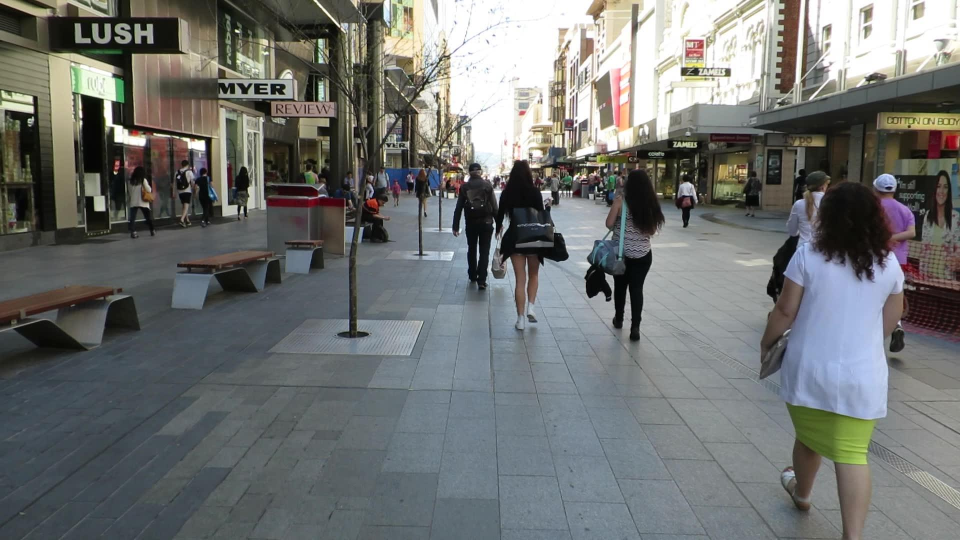
#> input picture test/STEP-ICCV21-07/000003.jpg, 1920 x 1080 px, found by its file name (shown at 1/2 size); its folder holds only this picture in this run
$ python svm_detection.py
#> lines starting #> are read from the running program, lines starting #| are printed output that depends on the picture; after the words box and inside, x2 and y2 are one past the last pixel; in counts of white or black regions, pixels touching at a corner belong together
### others/centroidtracker.py
# import the necessary packages
from scipy.spatial import distance as dist
from collections import OrderedDict
import numpy as np
class CentroidTracker():
	def __init__(self, maxDisappeared=50):

		#分配ID
		self.nextObjectID = 0
		#对象字典
		self.objects = OrderedDict()
		self.disappeared = OrderedDict()
		#达到最大连续帧数删除
		self.maxDisappeared = maxDisappeared

	#增加新的对象
	def register(self, bbx):
		self.objects[self.nextObjectID] = bbx
		self.disappeared[self.nextObjectID] = 0
		self.nextObjectID += 1

	#移除离开的对象
	def deregister(self, objectID):
		del self.objects[objectID]
		del self.disappeared[objectID]

	# [6 lines left out: function get_dist, not called in this run]


	def update1(self,rects):
		# 没有匹配的情况
		if len(rects) == 0:
			for objectID in list(self.disappeared.keys()):
				self.disappeared[objectID] += 1
				if self.disappeared[objectID] > self.maxDisappeared:
					self.deregister(objectID)

			return self.objects
		# load data
		inputbbx = np.array(rects)

		if len(self.objects) == 0:
			for i in range(0, len(inputbbx)):
				self.register(inputbbx[i])
		else:
			objectIDs = list(self.objects.keys())
			objectbbx = list(self.objects.values())
			Distance = dist.cdist(np.array(objectbbx), inputbbx)
			rows = Distance.min(axis=1).argsort()
			cols = Distance.argmin(axis=1)[rows]

			usedRows = set()
			usedCols = set()

			for (row, col) in zip(rows, cols):

				if row in usedRows or col in usedCols:
					continue

				objectID = objectIDs[row]

				dis=self.get_dist(inputbbx[col],self.objects[objectID])
				if (dis>40):
					print(dis)
					continue
				self.objects[objectID] = inputbbx[col]
				self.disappeared[objectID] = 0

				usedRows.add(row)
				usedCols.add(col)

			# 未处理的质心
			unusedRows = set(range(0, Distance.shape[0])).difference(usedRows)
			unusedCols = set(range(0, Distance.shape[1])).difference(usedCols)

			if Distance.shape[0] >= Distance.shape[1]:
				# loop over the unused row indexes
				for row in unusedRows:

					objectID = objectIDs[row]
					self.disappeared[objectID] += 1
					if self.disappeared[objectID] > self.maxDisappeared:
						self.deregister(objectID)

			else:
				for col in unusedCols:
					self.register(inputbbx[col])

		# return the set of trackable objects
		appeared=OrderedDict()
		for item in self.disappeared.items():
			if item[1]==0:
				appeared[item[0]]=self.objects[item[0]]
		return appeared


	#质心坐标
	# [75 lines left out: function update, not called in this run]

### others/svm_detection.py
import math
import cv2
import os
import numpy as np
import imutils
import matplotlib.pyplot as plt

from imutils.object_detection import non_max_suppression
from _collections import  deque
from centroidtracker import CentroidTracker


ct = CentroidTracker()

#初始化追踪点的列表
trajectory_length = 64
# pts = deque(maxlen=mybuffer)
pts = [deque(maxlen=trajectory_length) for _ in range(1000)]

#定义颜色
cmap = plt.get_cmap('tab20')
colors = [cmap(i)[:3] for i in np.linspace(0, 1, num=20)]


# Histogram of Oriented Gradients Detector
HOGCV = cv2.HOGDescriptor()
HOGCV.setSVMDetector(cv2.HOGDescriptor_getDefaultPeopleDetector())


img_path = "../9517dataset/test/STEP-ICCV21-07/"
# img_path = '/Users/chenhanxian/PycharmProjects/pythonProject/9517/SVM+hog/test_img/'
output_path = '../svm_output2/'
ii=0

#Histogram equilibrium
def hist_eq(img):
    img_r = cv2.equalizeHist(img[:, :, 0])
    img_b = cv2.equalizeHist(img[:, :, 1])
    img_g = cv2.equalizeHist(img[:, :, 2])
    img = cv2.merge((img_r, img_b, img_g))
    return  img

# Laplace
def laplace(img):
    kernel = np.array([[0, -1, 0], [0, 5, 0], [0, -1, 0]])  # 定义卷积核
    img = cv2.filter2D(img, -1, kernel)  # 进行卷积运算
    return img

mask_path = "result/svm/test1"
#save the mask area
def save_mask(mask,i):
    save_masked_file_name = os.path.join(mask_path, str(i) + ".jpg")
    cv2.imwrite(save_masked_file_name, mask)


for filename in sorted(os.listdir(img_path)):

    # loop over the image paths
    img = cv2.imread(img_path+'/'+filename)
#> img is the input picture: shape (1080, 1920, 3); mean B, G, R 113.5, 114.8, 112.1
    orig = img.copy()
     #######可以操作一下########
    # img = imutils.resize(img, width=min(400, img.shape[1]))

    #Resize the frame
    scale_ratio = 0.8
    width = int(img.shape[1] * scale_ratio)
#> width = 1536
    height = int(img.shape[0] * scale_ratio)
#> height = 864
    img = cv2.resize(img, (width, height))
#> img: shape (864, 1536, 3)

    img = hist_eq(img)
#> in hist_eq, `img_r = cv2.equalizeHist(img[:, :, 0])`:
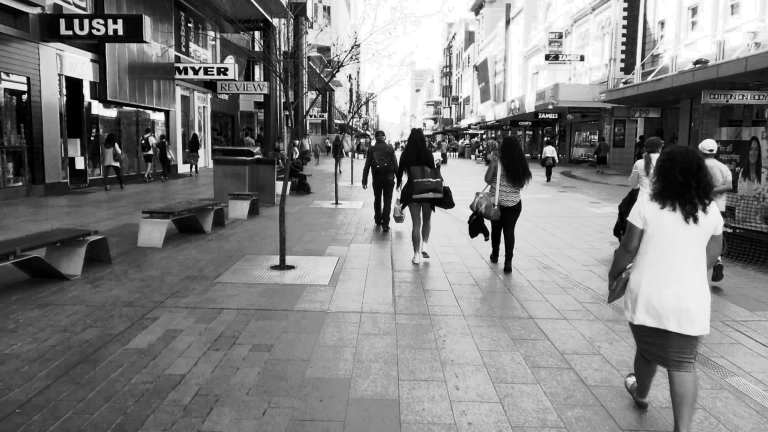
#> img_r: shape (864, 1536) (shown at 1/2 size); min 0, max 255, mean 128.3
#> in hist_eq, `img_b = cv2.equalizeHist(img[:, :, 1])`:
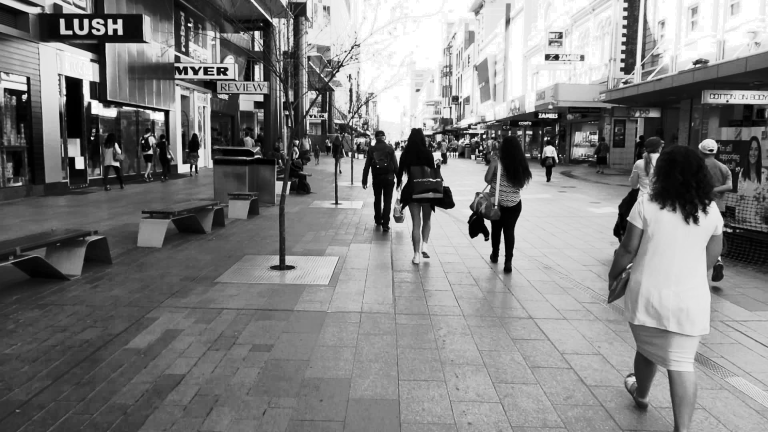
#> img_b: shape (864, 1536) (shown at 1/2 size); min 0, max 255, mean 128.3
#> in hist_eq, `img_g = cv2.equalizeHist(img[:, :, 2])`:
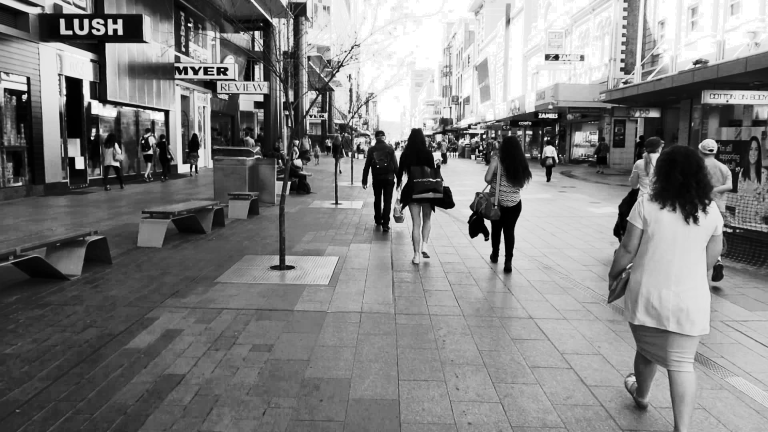
#> img_g: shape (864, 1536) (shown at 1/2 size); min 0, max 255, mean 128.4
#> in hist_eq, `img = cv2.merge((img_r, img_b, img_g))`:
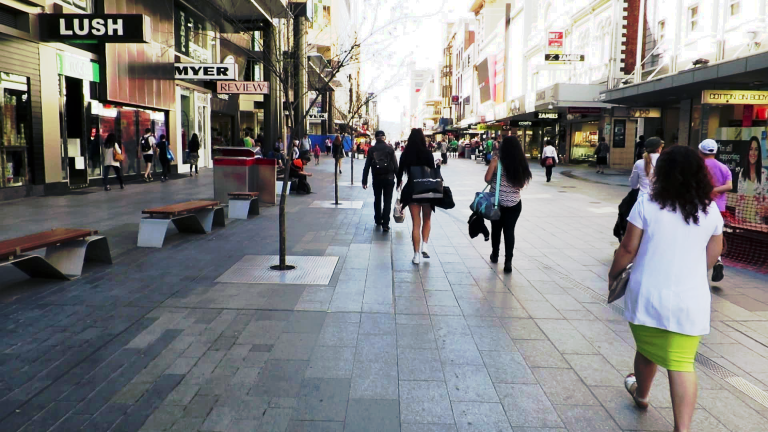
#> img: shape (864, 1536, 3) (shown at 1/2 size); mean of channels 0, 1, 2 128.3, 128.3, 128.4; drawn as B, G, R


    #使用Hog人形非类器
    hog = cv2.HOGDescriptor()
    hog.setSVMDetector(cv2.HOGDescriptor_getDefaultPeopleDetector())

    # detect people in the image
    (pedestrians, weights) = hog.detectMultiScale(img, winStride=(2, 2),
        padding=(8, 8), scale=1.2)
#> pedestrians = 18 rows, first 6: [11, 170, 70, 140], [644, 246, 64, 129], [261, 240, 71, 143], [356, 248, 65, 130], [160, 249, 64, 128], [295, 253, 64, 128]; weights = 18 values, max 3.38 at index 6, min 0.0972 at index 11, mean 1.01

    # draw the original bounding boxes
    # apply non-maxima suppression to the bounding boxes using a
    # fairly large overlap threshold to try to maintain overlapping
    # boxes that are still people
    pedestrians = np.array([[x, y, x + w, y + h] for (x, y, w, h) in pedestrians])
#> pedestrians = 18 rows, first 6: [11, 170, 81, 310], [644, 246, 708, 375], [261, 240, 332, 383], [356, 248, 421, 378], [160, 249, 224, 377], [295, 253, 359, 381]
    pick = non_max_suppression(pedestrians, probs=None, overlapThresh=0.5)
#> pick = [[1170, 189, 1445, 739], [902, 190, 1124, 635], [742, 193, 936, 582], [517, 263, 609, 447], [628, 220, 739, 441], [261, 240, 332, 383], [356, 248, 421, 378], [160, 249, 224, 377], [595, 199, 672, 353], [11, 170, 81, 310]]

    #############################
    rects = []
    mask = np.zeros_like(img, dtype=np.uint8)
    for bbox in pick:
        mask[bbox[1]:bbox[3], bbox[0]:bbox[2]] = img[bbox[1]:bbox[3], bbox[0]:bbox[2]]
#> this loop made 10 passes
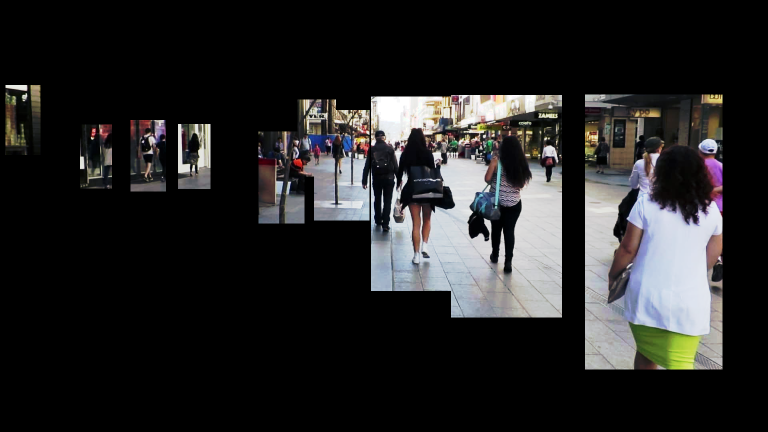
#> mask: shape (864, 1536, 3) (shown at 1/2 size); mean of channels 0, 1, 2 37.2, 37.1, 37.3; drawn as B, G, R

    save_mask(mask,ii)
    ii+=1

    #update tracker info
    objects = ct.update1(pick)
#> in update1, `inputbbx = np.array(rects)`: inputbbx has the same summary as pick outside update1
#> the loop in update1, `for i in range(0, len(inputbbx)):` made 10 passes
#> the loop in update1, `for item in self.disappeared.items():` made 10 passes
#> item on passes 1 to 10: (0, 0), (1, 0), (2, 0), (3, 0), (4, 0), (5, 0), (6, 0), (7, 0), (8, 0), (9, 0)
#> after the loop in update1, `for item in self.disappeared.items():`: appeared = 10 items
#> objects = 10 items

    #draw
    for (objectID, bbx) in objects.items():

        # print("objectID,center")
        # print(objectID, bbx[0], bbx[1], bbx[2], bbx[3])

        Cx = int((bbx[0] + bbx[2]) / 2)
        Cy = int((bbx[1] + bbx[3]) / 2)
        center = (Cx, Cy)
        # print(center)

        # 根据id记录行人行动轨迹
        pts[objectID].append(center)

        # 根据id分配颜色
        color = colors[int(objectID) % len(colors)]
        color = [i * 255 for i in color]

        # draw both the ID of the object and the centroid of the
        # object on the output frame
        text = "ID {}".format(objectID)
        cv2.putText(img, text, (Cx - 10, Cy - 40), cv2.FONT_HERSHEY_SIMPLEX, 0.5, color, 2)
        cv2.rectangle(img, (bbx[0], bbx[1]), (bbx[2], bbx[3]), color, 2)
        # cv2.circle(img, (centroid[0], centroid[1]), 4, color, -1)

        # 打印行人行动轨迹
        for j in range(1, len(pts[objectID])):
            if pts[objectID][j - 1] is None or pts[objectID][j] is None:
                continue
            thickness = int(np.sqrt(trajectory_length / float(j + 1)) * 2)
            cv2.line(img, (pts[objectID][j - 1]), pts[objectID][j], color, thickness)
#> this loop made 10 passes
#> (bbx, Cx, Cy, color, text) on passes 1 to 10: ([1170, 189, 1445, 739], 1307, 464, [31, 119, 180], 'ID 0'), ([902, 190, 1124, 635], 1013, 412, [174, 199, 232], 'ID 1'), ([742, 193, 936, 582], 839, 387, [255, 127, 14], 'ID 2'), ([517, 263, 609, 447], 563, 355, [255, 187, 120], 'ID 3'), ([628, 220, 739, 441], 683, 330, [44, 160, 44], 'ID 4'), ([261, 240, 332, 383], 296, 311, [152, 223, 138], 'ID 5'), ([356, 248, 421, 378], 388, 313, [214, 39, 40], 'ID 6'), ([160, 249, 224, 377], 192, 313, [255, 152, 150], 'ID 7'), ([595, 199, 672, 353], 633, 276, [148, 103, 189], 'ID 8'), ([11, 170, 81, 310], 46, 240, [197, 176, 213], 'ID 9')
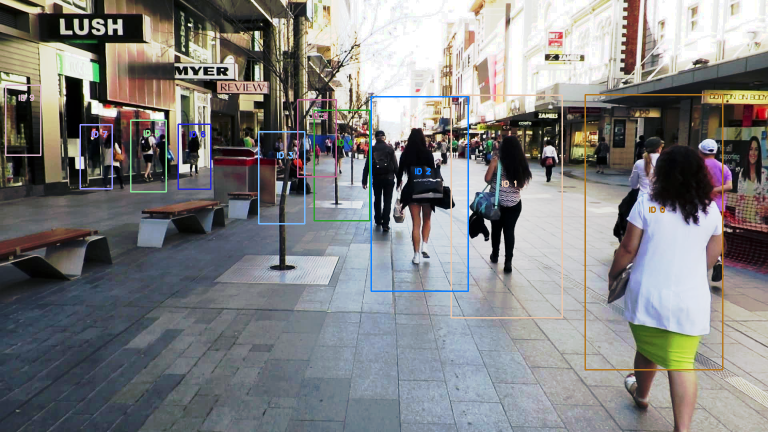
#> img: shape (864, 1536, 3) (shown at 1/2 size); 1.83% of pixels changed, all inside (x1, y1, x2, y2) = (10, 169, 1447, 741); drawn as B, G, R

    cv2.imshow('Task1', img)
    cv2.waitKey(1)
    cv2.imwrite(output_path + "/" + filename, img)

$ run again, on test/STEP-ICCV21-07/000039.jpg
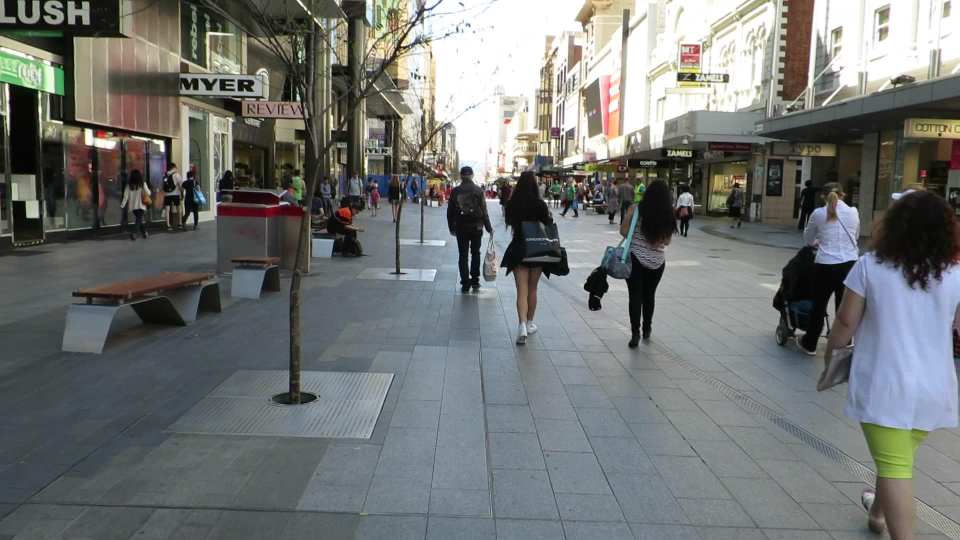
#> input picture test/STEP-ICCV21-07/000039.jpg, 1920 x 1080 px, found by its file name (shown at 1/2 size)
#> img is the input picture: shape (1080, 1920, 3); mean B, G, R 116, 117.5, 114.3
#> `(pedestrians, weights) = hog.detectMultiScale(img, winStride=(2, 2), p..`: pedestrians = 17 rows, first 6: [231, 6, 64, 128], [1182, 248, 64, 128], [255, 251, 71, 142], [601, 261, 68, 135], [1061, 269, 68, 137], [187, 266, 70, 140]; weights = 17 values, max 3.5 at index 9, min 0.0596 at index 8, mean 0.895
#> `pedestrians = np.array([[x, y, x + w, y + h] for (x, y, w, h) in pedes..`: pedestrians = 17 rows, first 6: [231, 6, 295, 134], [1182, 248, 1246, 376], [255, 251, 326, 393], [601, 261, 669, 396], [1061, 269, 1129, 406], [187, 266, 257, 406]
#> pick = [[358, 201, 633, 751], [1292, 340, 1483, 722], [936, 220, 1135, 619], [747, 207, 943, 600], [638, 72, 867, 531], [187, 266, 257, 406], [601, 261, 669, 396], [28, 173, 139, 394], [255, 251, 326, 393], [1182, 248, 1246, 376], [844, 32, 921, 186], [231, 6, 295, 134]]
#> the loop `for bbox in pick:` made 12 passes
#> after the loop `for bbox in pick:`:
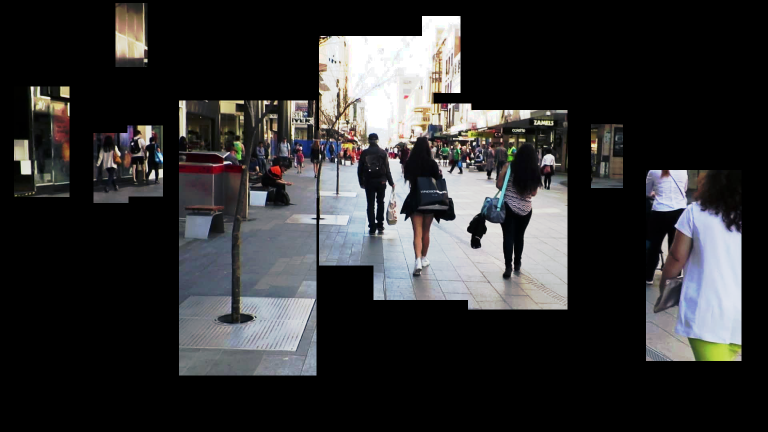
#> mask: shape (864, 1536, 3) (shown at 1/2 size); mean of channels 0, 1, 2 49, 48.4, 48.5; drawn as B, G, R
#> inputbbx has the same summary as pick outside update1
#> the loop in update1, `for i in range(0, len(inputbbx)):` made 12 passes
#> the loop in update1, `for item in self.disappeared.items():` made 12 passes
#> item on passes 1 to 8: (0, 0), (1, 0), (2, 0), (3, 0), (4, 0), (5, 0), (6, 0), (7, 0)
#> after the loop in update1, `for item in self.disappeared.items():`: appeared = 12 items
#> the loop `for (objectID, bbx) in objects.items():  # print("objectID,center")` made 12 passes
#> (bbx, Cx, Cy, color, text) on passes 1 to 7: ([358, 201, 633, 751], 495, 476, [31, 119, 180], 'ID 0'), ([1292, 340, 1483, 722], 1387, 531, [174, 199, 232], 'ID 1'), ([936, 220, 1135, 619], 1035, 419, [255, 127, 14], 'ID 2'), ([747, 207, 943, 600], 845, 403, [255, 187, 120], 'ID 3'), ([638, 72, 867, 531], 752, 301, [44, 160, 44], 'ID 4'), ([187, 266, 257, 406], 222, 336, [152, 223, 138], 'ID 5'), ([601, 261, 669, 396], 635, 328, [214, 39, 40], 'ID 6')
#> after the loop `for (objectID, bbx) in objects.items():`:
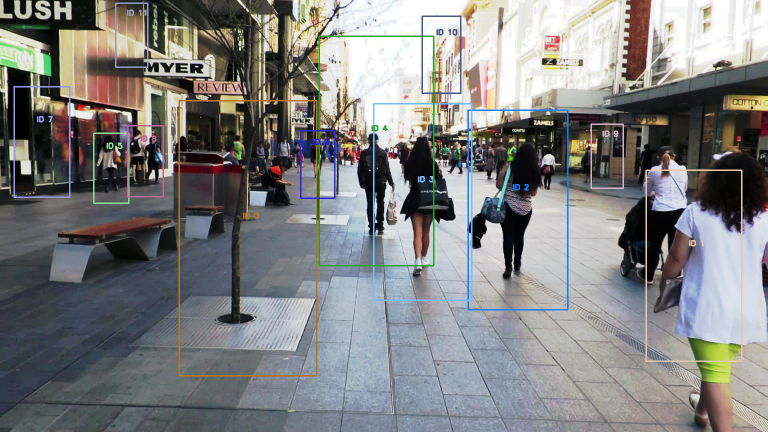
#> img: shape (864, 1536, 3) (shown at 1/2 size); mean of channels 0, 1, 2 129.2, 129, 128.4; drawn as B, G, R

$ run again, on test/STEP-ICCV21-07/000024.jpg
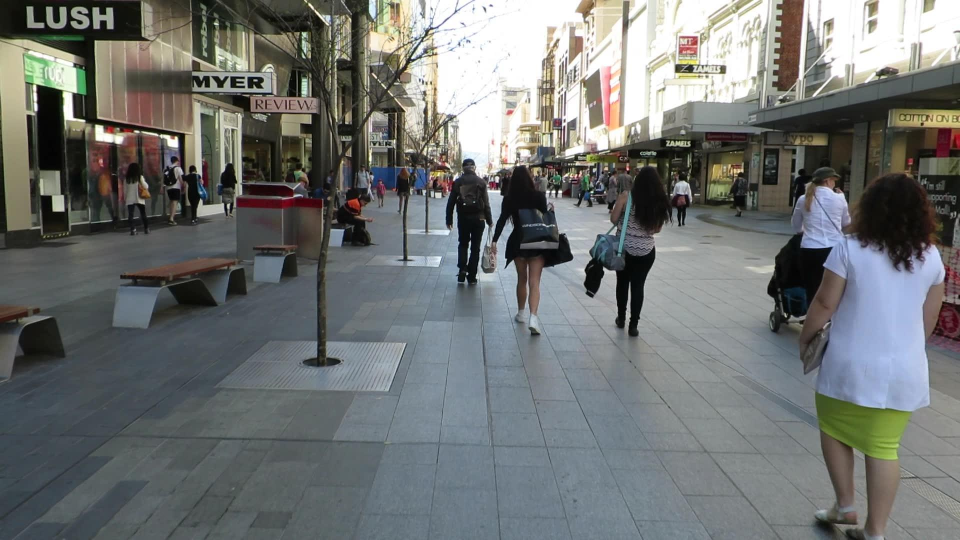
#> input picture test/STEP-ICCV21-07/000024.jpg, 1920 x 1080 px, found by its file name (shown at 1/2 size)
#> img is the input picture: shape (1080, 1920, 3); mean B, G, R 114.7, 115.9, 112.8
#> `(pedestrians, weights) = hog.detectMultiScale(img, winStride=(2, 2), p..`: pedestrians = 18 rows, first 6: [180, 86, 64, 128], [952, 96, 64, 128], [1176, 230, 64, 128], [614, 242, 66, 133], [265, 243, 70, 140], [332, 241, 68, 137]; weights = 18 values, max 3.93 at index 11, min 0.0676 at index 1, mean 1.08
#> `pedestrians = np.array([[x, y, x + w, y + h] for (x, y, w, h) in pedes..`: pedestrians = 18 rows, first 6: [180, 86, 244, 214], [952, 96, 1016, 224], [1176, 230, 1240, 358], [614, 242, 680, 375], [265, 243, 335, 383], [332, 241, 400, 378]
#> pick = 14 rows, first 6: [1259, 358, 1418, 677], [378, 201, 607, 660], [919, 200, 1122, 605], [746, 183, 950, 590], [1443, 353, 1536, 546], [1397, 247, 1508, 468]
#> the loop `for bbox in pick:` made 14 passes
#> after the loop `for bbox in pick:`:
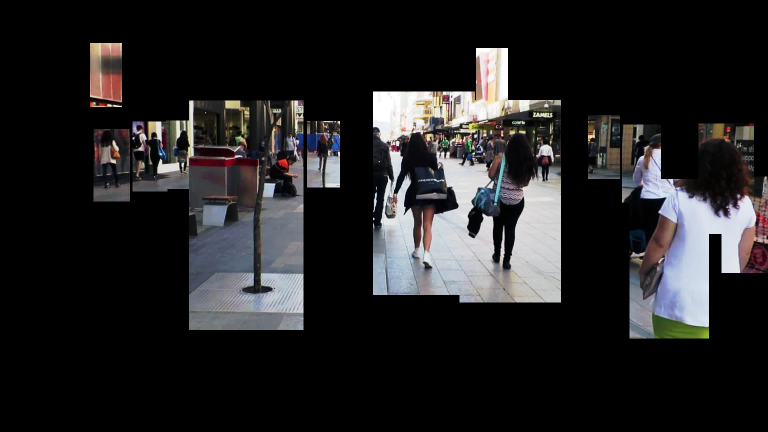
#> mask: shape (864, 1536, 3) (shown at 1/2 size); mean of channels 0, 1, 2 35.9, 35, 35.7; drawn as B, G, R
#> inputbbx has the same summary as pick outside update1
#> the loop in update1, `for i in range(0, len(inputbbx)):` made 14 passes
#> the loop in update1, `for item in self.disappeared.items():` made 14 passes
#> item on passes 1 to 8: (0, 0), (1, 0), (2, 0), (3, 0), (4, 0), (5, 0), (6, 0), (7, 0)
#> after the loop in update1, `for item in self.disappeared.items():`: appeared = 14 items
#> the loop `for (objectID, bbx) in objects.items():  # print("objectID,center")` made 14 passes
#> (bbx, Cx, Cy, color, text) on passes 1 to 7: ([1259, 358, 1418, 677], 1338, 517, [31, 119, 180], 'ID 0'), ([378, 201, 607, 660], 492, 430, [174, 199, 232], 'ID 1'), ([919, 200, 1122, 605], 1020, 402, [255, 127, 14], 'ID 2'), ([746, 183, 950, 590], 848, 386, [255, 187, 120], 'ID 3'), ([1443, 353, 1536, 546], 1489, 449, [44, 160, 44], 'ID 4'), ([1397, 247, 1508, 468], 1452, 357, [152, 223, 138], 'ID 5'), ([1244, 249, 1322, 406], 1283, 327, [214, 39, 40], 'ID 6')
#> after the loop `for (objectID, bbx) in objects.items():`:
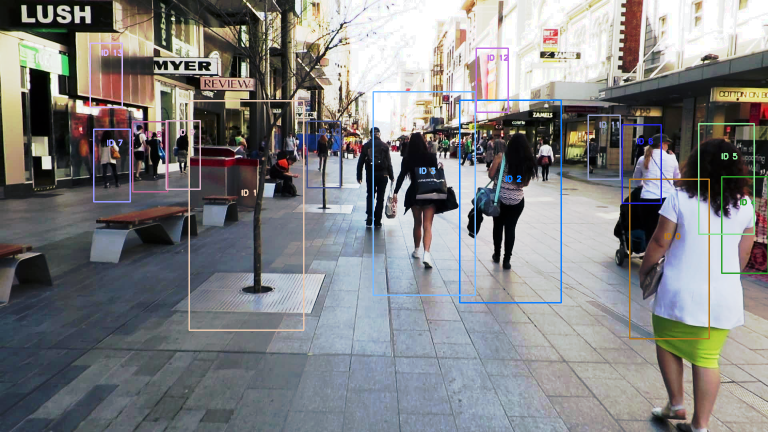
#> img: shape (864, 1536, 3) (shown at 1/2 size); mean of channels 0, 1, 2 129.8, 129.1, 128.7; drawn as B, G, R
